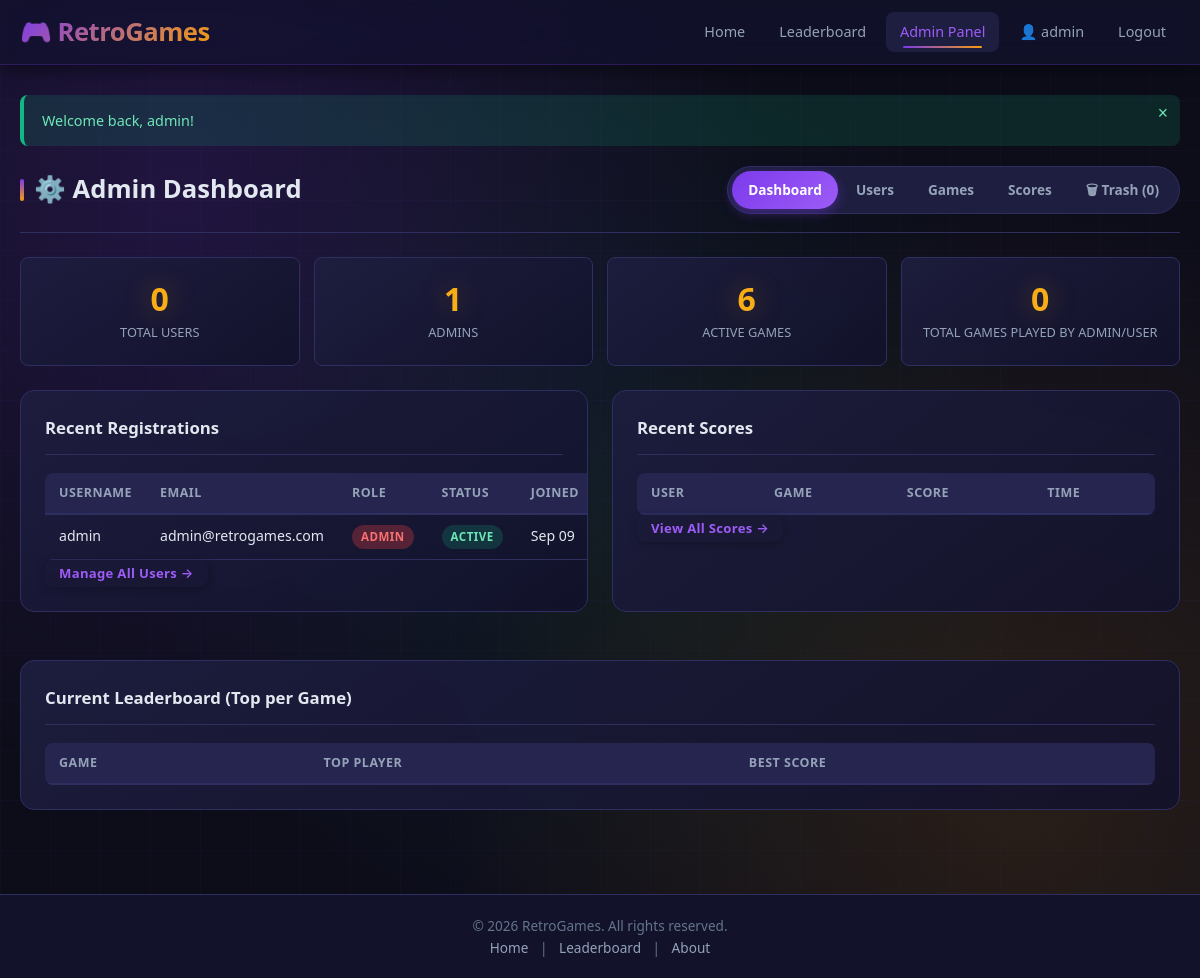
/admin/index.php (signed in), run on the app's committed database.
### tables this page shows
CREATE TABLE IF NOT EXISTS `users` (
  `id`         INT UNSIGNED     NOT NULL AUTO_INCREMENT,
  `username`   VARCHAR(50)      NOT NULL,
  `email`      VARCHAR(100)     NOT NULL,
  `password`   VARCHAR(255)     NOT NULL,
  `role`       ENUM('user','admin') NOT NULL DEFAULT 'user',
  `avatar`     VARCHAR(255)     DEFAULT NULL,
  `is_active`  TINYINT(1)       NOT NULL DEFAULT 1,
  `created_at` DATETIME         NOT NULL DEFAULT CURRENT_TIMESTAMP,
  `updated_at` DATETIME         NOT NULL DEFAULT CURRENT_TIMESTAMP ON UPDATE CURRENT_TIMESTAMP,
  `last_login` DATETIME         DEFAULT NULL,
  `total_playtime` INT UNSIGNED NOT NULL DEFAULT 0 COMMENT 'lifetime seconds played',
  `deleted_at` DATETIME         DEFAULT NULL COMMENT 'soft delete / recycle bin',
  PRIMARY KEY (`id`),
  UNIQUE KEY `uq_username` (`username`),
  UNIQUE KEY `uq_email`    (`email`),
  KEY `idx_users_deleted` (`deleted_at`)
);

### includes/trash.php (called while the page is built, shortened)
<?php
function trashCounts(): array {
    $pdo = getDB();
    return [
        'users'  => (int)$pdo->query("SELECT COUNT(*) FROM users  WHERE deleted_at IS NOT NULL")->fetchColumn(),
        'scores' => (int)$pdo->query("SELECT COUNT(*) FROM scores WHERE deleted_at IS NOT NULL")->fetchColumn(),
    ];
}

### includes/auth.php (called while the page is built, shortened)
<?php
function sanitize($input) {
    return htmlspecialchars(trim($input), ENT_QUOTES, 'UTF-8');
}

### admin/index.php (the view, shortened to what this page needs)
<?php
require_once '../includes/auth.php';
require_once '../includes/trash.php';
$pdo = getDB();
$totalUsers  = $pdo->query("SELECT COUNT(*) FROM users WHERE role='user' AND deleted_at IS NULL")->fetchColumn();
$totalAdmins = $pdo->query("SELECT COUNT(*) FROM users WHERE role='admin' AND deleted_at IS NULL")->fetchColumn();
$totalScores = $pdo->query("SELECT COUNT(*) FROM scores WHERE deleted_at IS NULL")->fetchColumn();
$totalGames  = $pdo->query("SELECT COUNT(*) FROM games WHERE is_active=1 AND deleted_at IS NULL")->fetchColumn();
$trashTotal = array_sum(trashCounts());
$recentUsers = $pdo->query("
    SELECT id, username, email, role, is_active, created_at
    FROM users WHERE deleted_at IS NULL ORDER BY created_at DESC LIMIT 5
")->fetchAll();
include '../includes/header.php';
?>
<section id="admin-section">
    <div class="admin-header">
        <h2>⚙️ Admin Dashboard</h2>
        <nav class="admin-nav">
            <a href="index.php" class="active">Dashboard</a>
            <a href="users.php">Users</a>
            <a href="games.php">Games</a>
            <a href="scores.php">Scores</a>
            <a href="trash.php">🗑 Trash (<?= $trashTotal ?>)</a>
        </nav>
    </div>
    <div class="stats-grid">
        <div class="stat-card">
            <span class="stat-value"><?= number_format($totalUsers) ?></span>
            <span class="stat-label">Total Users</span>
        </div>
        <div class="stat-card">
            <span class="stat-value"><?= number_format($totalAdmins) ?></span>
            <span class="stat-label">Admins</span>
        </div>
        <div class="stat-card">
            <span class="stat-value"><?= number_format($totalGames) ?></span>
            <span class="stat-label">Active Games</span>
        </div>
        <div class="stat-card">
            <span class="stat-value"><?= number_format($totalScores) ?></span>
            <span class="stat-label">TOTAL GAMES PLAYED BY ADMIN/USER</span>
        </div>
    </div>
    <div class="admin-grid-2col">
        <div class="admin-card">
            <h3>Recent Registrations</h3>
            <div class="table-responsive">
                <table class="data-table">
                    <thead>
                        <tr><th>Username</th><th>Email</th><th>Role</th><th>Status</th><th>Joined</th><th>Action</th></tr>
                    </thead>
                    <tbody>
                        <?php foreach ($recentUsers as $u): ?>
                        <tr>
                            <td><?= sanitize($u['username']) ?></td>
                            <td><?= sanitize($u['email']) ?></td>
                            <td><span class="badge badge-<?= $u['role'] ?>"><?= $u['role'] ?></span></td>
                            <td><span class="badge badge-<?= $u['is_active'] ? 'active' : 'inactive' ?>"><?= $u['is_active'] ? 'Active' : 'Banned' ?></span></td>
                            <td><?= date('M d', strtotime($u['created_at'])) ?></td>
                        </tr>
                        <?php endforeach; ?>
                    </tbody>
                </table>
            </div>
            <a href="users.php" class="btn btn-sm">Manage All Users →</a>
        </div>
        <div class="admin-card">
            <h3>Recent Scores</h3>
            <div class="table-responsive">
                <table class="data-table">
                    <thead>
                        <tr><th>User</th><th>Game</th><th>Score</th><th>Time</th></tr>
                    </thead>
                </table>
            </div>
            <a href="scores.php" class="btn btn-sm">View All Scores →</a>
        </div>
    </div>
    <div class="admin-card">
        <h3>Current Leaderboard (Top per Game)</h3>
        <div class="table-responsive">
            <table class="data-table">
                <thead><tr><th>Game</th><th>Top Player</th><th>Best Score</th></tr></thead>
            </table>
        </div>
    </div>
</section>
<?php include '../includes/footer.php'; ?>

### data on the page
users: username "admin", email "admin@retrogames.com", role "ADMIN", is_active "ACTIVE", created_at "Sep 09"

### other printed values
$_SESSION['username'] "admin"
$flash['message'] "Welcome back, admin!"
$trashTotal "0"
$totalUsers "0"
$totalAdmins "1"
$totalGames "6"
$totalScores "0"
